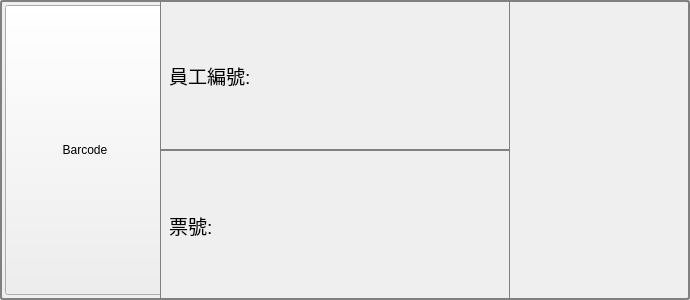
<?xml version="1.0" encoding="UTF-8"?>
<ui version="4.0">
 <class>ItemBarcode</class>
 <widget class="QWidget" name="ItemBarcode">
  <property name="geometry">
   <rect>
    <x>0</x>
    <y>0</y>
    <width>690</width>
    <height>300</height>
   </rect>
  </property>
  <property name="windowTitle">
   <string>Form</string>
  </property>
  <layout class="QGridLayout" name="gridLayout">
   <property name="leftMargin">
    <number>0</number>
   </property>
   <property name="topMargin">
    <number>0</number>
   </property>
   <property name="rightMargin">
    <number>0</number>
   </property>
   <property name="bottomMargin">
    <number>0</number>
   </property>
   <property name="spacing">
    <number>0</number>
   </property>
   <item row="0" column="0">
    <widget class="QWidget" name="w0" native="true">
     <property name="minimumSize">
      <size>
       <width>121</width>
       <height>40</height>
      </size>
     </property>
     <property name="maximumSize">
      <size>
       <width>16777215</width>
       <height>400</height>
      </size>
     </property>
     <property name="styleSheet">
      <string notr="true">QWidget#w0{ border: 2px solid gray;
    border-radius: 3px;
    padding: 1px 18px 1px 3px;
    min-width: 6em;}</string>
     </property>
     <layout class="QGridLayout" name="gridLayout_4">
      <property name="leftMargin">
       <number>0</number>
      </property>
      <property name="topMargin">
       <number>0</number>
      </property>
      <property name="rightMargin">
       <number>20</number>
      </property>
      <property name="bottomMargin">
       <number>0</number>
      </property>
      <property name="spacing">
       <number>0</number>
      </property>
      <item row="0" column="0" rowspan="2">
       <widget class="QWidget" name="w0_0" native="true">
        <property name="minimumSize">
         <size>
          <width>0</width>
          <height>0</height>
         </size>
        </property>
        <property name="maximumSize">
         <size>
          <width>160</width>
          <height>16777215</height>
         </size>
        </property>
        <layout class="QGridLayout" name="gridLayout_6">
         <property name="leftMargin">
          <number>5</number>
         </property>
         <property name="topMargin">
          <number>5</number>
         </property>
         <property name="rightMargin">
          <number>5</number>
         </property>
         <property name="bottomMargin">
          <number>5</number>
         </property>
         <item row="0" column="0">
          <widget class="QPushButton" name="btn0">
           <property name="sizePolicy">
            <sizepolicy hsizetype="Minimum" vsizetype="Minimum">
             <horstretch>0</horstretch>
             <verstretch>0</verstretch>
            </sizepolicy>
           </property>
           <property name="minimumSize">
            <size>
             <width>160</width>
             <height>0</height>
            </size>
           </property>
           <property name="maximumSize">
            <size>
             <width>300</width>
             <height>16777215</height>
            </size>
           </property>
           <property name="styleSheet">
            <string notr="true"/>
           </property>
           <property name="text">
            <string>Barcode</string>
           </property>
           <property name="checkable">
            <bool>true</bool>
           </property>
          </widget>
         </item>
        </layout>
       </widget>
      </item>
      <item row="0" column="1">
       <widget class="QWidget" name="w0_1" native="true">
        <property name="styleSheet">
         <string notr="true">QWidget#w0_1{    border: 1px solid gray;
    padding: 1px 18px 1px 3px;
    min-width: 6em;}</string>
        </property>
        <layout class="QGridLayout" name="gridLayout_7">
         <item row="0" column="0">
          <widget class="QLabel" name="lbTitle0">
           <property name="minimumSize">
            <size>
             <width>100</width>
             <height>0</height>
            </size>
           </property>
           <property name="maximumSize">
            <size>
             <width>100</width>
             <height>16777215</height>
            </size>
           </property>
           <property name="font">
            <font>
             <pointsize>14</pointsize>
            </font>
           </property>
           <property name="text">
            <string>員工編號:</string>
           </property>
          </widget>
         </item>
         <item row="0" column="1">
          <widget class="QLabel" name="lb0">
           <property name="text">
            <string/>
           </property>
          </widget>
         </item>
        </layout>
       </widget>
      </item>
      <item row="1" column="1">
       <widget class="QWidget" name="w0_2" native="true">
        <property name="styleSheet">
         <string notr="true">QWidget#w0_2{border: 1px solid gray;
    padding: 1px 18px 1px 3px;
    min-width: 6em;}</string>
        </property>
        <layout class="QGridLayout" name="gridLayout_8">
         <item row="0" column="0">
          <widget class="QLabel" name="lbTitle1">
           <property name="minimumSize">
            <size>
             <width>100</width>
             <height>0</height>
            </size>
           </property>
           <property name="maximumSize">
            <size>
             <width>100</width>
             <height>16777215</height>
            </size>
           </property>
           <property name="font">
            <font>
             <pointsize>14</pointsize>
            </font>
           </property>
           <property name="text">
            <string>票號:</string>
           </property>
          </widget>
         </item>
         <item row="0" column="1">
          <widget class="QLabel" name="lb1">
           <property name="text">
            <string/>
           </property>
          </widget>
         </item>
        </layout>
       </widget>
      </item>
      <item row="0" column="2" rowspan="2">
       <widget class="QWidget" name="w0_3" native="true">
        <property name="minimumSize">
         <size>
          <width>160</width>
          <height>0</height>
         </size>
        </property>
        <property name="maximumSize">
         <size>
          <width>160</width>
          <height>16777215</height>
         </size>
        </property>
        <layout class="QGridLayout" name="gridLayout_2">
         <item row="0" column="0">
          <widget class="QLabel" name="lbTitle2">
           <property name="minimumSize">
            <size>
             <width>100</width>
             <height>0</height>
            </size>
           </property>
           <property name="maximumSize">
            <size>
             <width>100</width>
             <height>16777215</height>
            </size>
           </property>
           <property name="font">
            <font>
             <pointsize>16</pointsize>
            </font>
           </property>
           <property name="text">
            <string/>
           </property>
           <property name="alignment">
            <set>Qt::AlignCenter</set>
           </property>
          </widget>
         </item>
        </layout>
       </widget>
      </item>
     </layout>
    </widget>
   </item>
  </layout>
 </widget>
 <resources/>
 <connections/>
</ui>
